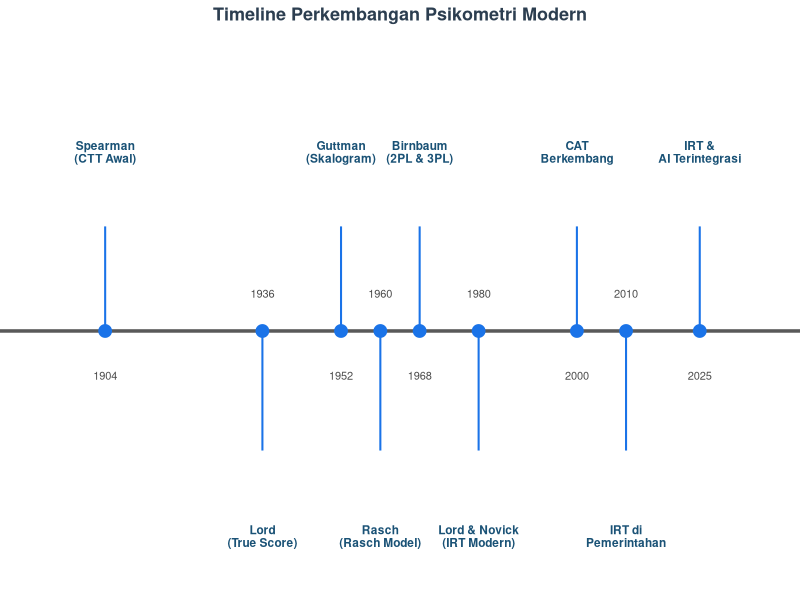
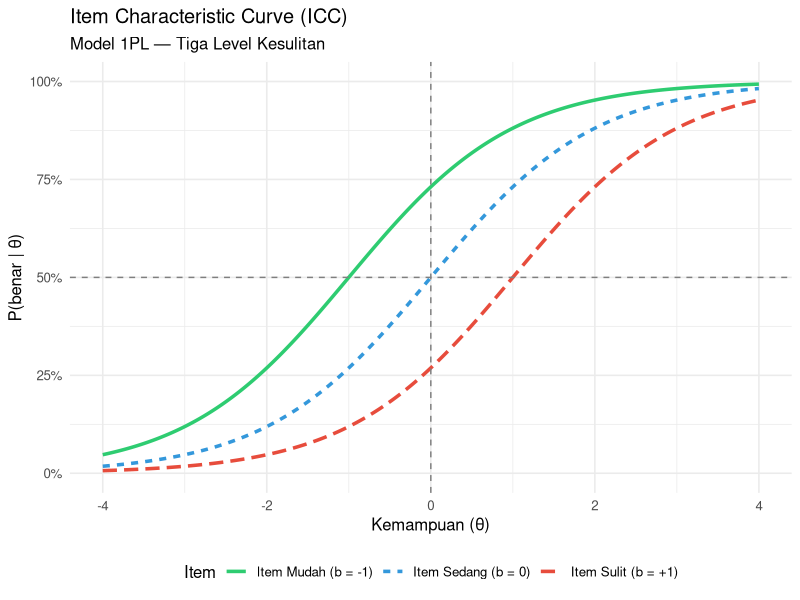

Write the R code that produced these figures, in order.
## ---- chunk 1
#| label: fig-timeline
#| fig-cap: "Perkembangan Teori Pengukuran Psikologis"
#| echo: false
#| fig-width: 10
#| fig-height: 4.5

library(ggplot2)

timeline <- data.frame(
  tahun = c(1904, 1936, 1952, 1960, 1968, 1980, 2000, 2010, 2025),
  peristiwa = c(
    "Spearman\n(CTT Awal)",
    "Lord\n(True Score)",
    "Guttman\n(Skalogram)",
    "Rasch\n(Rasch Model)",
    "Birnbaum\n(2PL & 3PL)",
    "Lord & Novick\n(IRT Modern)",
    "CAT\nBerkembang",
    "IRT di\nPemerintahan",
    "IRT &\nAI Terintegrasi"
  )
)

# Posisi bergantian atas-bawah agar tidak bertumpuk
# Atas (+): ganjil | Bawah (-): genap
arah     <- ifelse(seq_len(nrow(timeline)) %% 2 == 1, 1, -1)
y_label  <- ifelse(arah ==  1,  1.45, 0.48)   # posisi teks
y_ujung  <- ifelse(arah ==  1,  1.28, 0.68)   # ujung garis vertikal
vjust_lb <- ifelse(arah ==  1,  0,    1)        # rata teks

timeline$arah    <- arah
timeline$y_label <- y_label
timeline$y_ujung <- y_ujung
timeline$vjust   <- vjust_lb

ggplot(timeline, aes(x = tahun)) +
  # Garis horizontal utama
  geom_hline(yintercept = 1, color = "gray35", linewidth = 1.2) +
  # Garis vertikal ke label (atas atau bawah)
  geom_segment(aes(xend = tahun, y = 1, yend = y_ujung),
               color = "#1a73e8", linewidth = 0.7) +
  # Titik pada garis
  geom_point(aes(y = 1), size = 4, color = "#1a73e8") +
  # Label peristiwa
  geom_text(aes(y = y_label, label = peristiwa, vjust = vjust),
            size = 3, lineheight = 0.9, fontface = "bold",
            color = "#1a5276") +
  # Tahun di dekat titik (sisi berlawanan dari label)
  geom_text(aes(y = ifelse(arah == 1, 0.88, 1.10), label = tahun),
            size = 2.8, color = "gray30") +
  theme_void() +
  ylim(0.35, 1.75) +
  xlim(1890, 2038) +
  labs(title = "Timeline Perkembangan Psikometri Modern") +
  theme(plot.title = element_text(hjust = 0.5, size = 13,
                                   face = "bold", color = "#2c3e50"))
## ---- chunk 2
#| label: fig-icc-dasar
#| fig-cap: "Contoh Item Characteristic Curve (ICC)"

library(ggplot2)

theta <- seq(-4, 4, by = 0.01)

# Fungsi logistik 1PL
prob_1pl <- function(theta, b) {
  1 / (1 + exp(-(theta - b)))
}

df <- data.frame(
  theta = rep(theta, 3),
  prob  = c(prob_1pl(theta, -1),
            prob_1pl(theta,  0),
            prob_1pl(theta,  1)),
  item  = rep(c("Item Mudah (b = -1)",
                "Item Sedang (b = 0)",
                "Item Sulit (b = +1)"), each = length(theta))
)

ggplot(df, aes(x = theta, y = prob, color = item, linetype = item)) +
  geom_line(linewidth = 1.2) +
  geom_vline(xintercept = 0, linetype = "dashed", color = "gray50") +
  geom_hline(yintercept = 0.5, linetype = "dashed", color = "gray50") +
  scale_color_manual(values = c("#2ecc71", "#3498db", "#e74c3c")) +
  scale_y_continuous(labels = scales::percent, limits = c(0, 1)) +
  labs(
    title = "Item Characteristic Curve (ICC)",
    subtitle = "Model 1PL — Tiga Level Kesulitan",
    x = "Kemampuan (θ)",
    y = "P(benar | θ)",
    color = "Item",
    linetype = "Item"
  ) +
  theme_minimal(base_size = 12) +
  theme(legend.position = "bottom")
